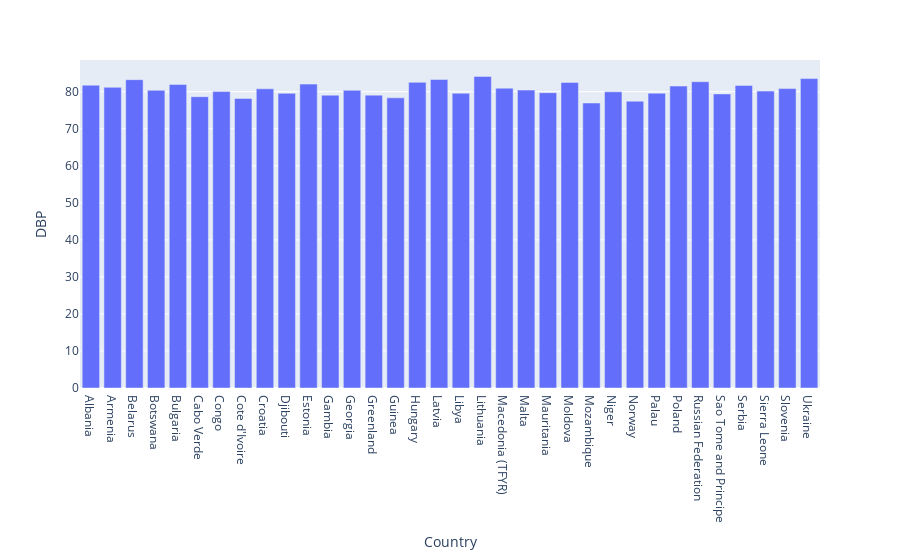

Notebook cell for this chart:
### Markdown cell above
TASK: Create bar graphs SBP & DBP for all countries with high BP. Suggested code

### Code cell
fig = px.bar(hdf, x='Country', y='DBP')
fig.show()

### Figure 1 — Plotly figure (JSON) as saved in the notebook; plotly's stock layout.template omitted (floating-point values rounded to 4 significant figures)
{"data": [{"alignmentgroup": "True", "hoverlabel": {"namelength": 0}, "hovertemplate": "Country=%{x}<br>DBP=%{y}", "legendgroup": "", "marker": {"color": "#636efa"}, "name": "", "offsetgroup": "", "orientation": "v", "showlegend": false, "textposition": "auto", "type": "bar", "x": ["Albania", "Armenia", "Belarus", "Botswana", "Bulgaria", "Cabo Verde", "Congo", "Cote d'Ivoire", "Croatia", "Djibouti", "Estonia", "Gambia", "Georgia", "Greenland", "Guinea", "Hungary", "Latvia", "Libya", "Lithuania", "Macedonia (TFYR)", "Malta", "Mauritania", "Moldova", "Mozambique", "Niger", "Norway", "Palau", "Poland", "Russian Federation", "Sao Tome and Principe", "Serbia", "Sierra Leone", "Slovenia", "Ukraine"], "xaxis": "x", "y": [81.76, 81.19, 83.26, 80.37, 81.96, 78.65, 80.03, 78.19, 80.78, 79.55, 82.05, 79.06, 80.36, 79.08, 78.34, 82.54, 83.31, 79.57, 84.14, 80.95, 80.44, 79.73, 82.5, 76.95, 79.98, 77.44, 79.6, 81.52, 82.7, 79.41, 81.71, 80.17, 80.84, 83.54], "yaxis": "y"}], "layout": {"barmode": "relative", "legend": {"tracegroupgap": 0}, "margin": {"t": 60}, "xaxis": {"anchor": "y", "domain": [0, 1], "title": {"text": "Country"}}, "yaxis": {"anchor": "x", "domain": [0, 1], "title": {"text": "DBP"}}}}
